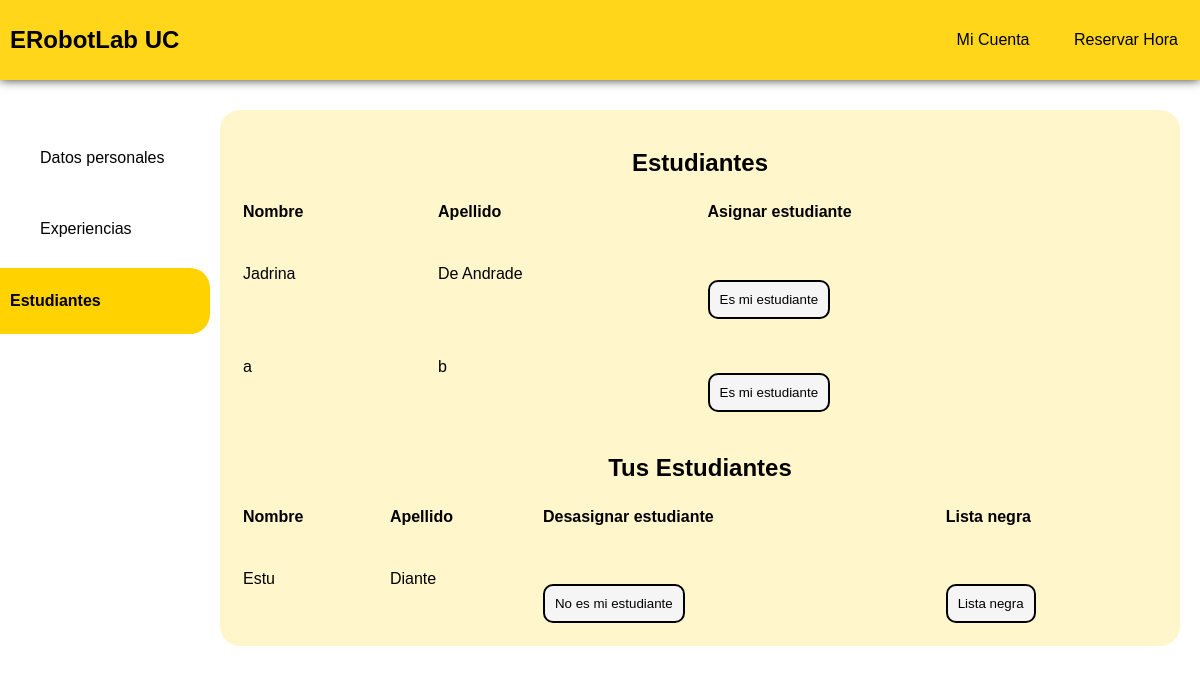
Before: /cuenta/est (signed in) with the older database file.
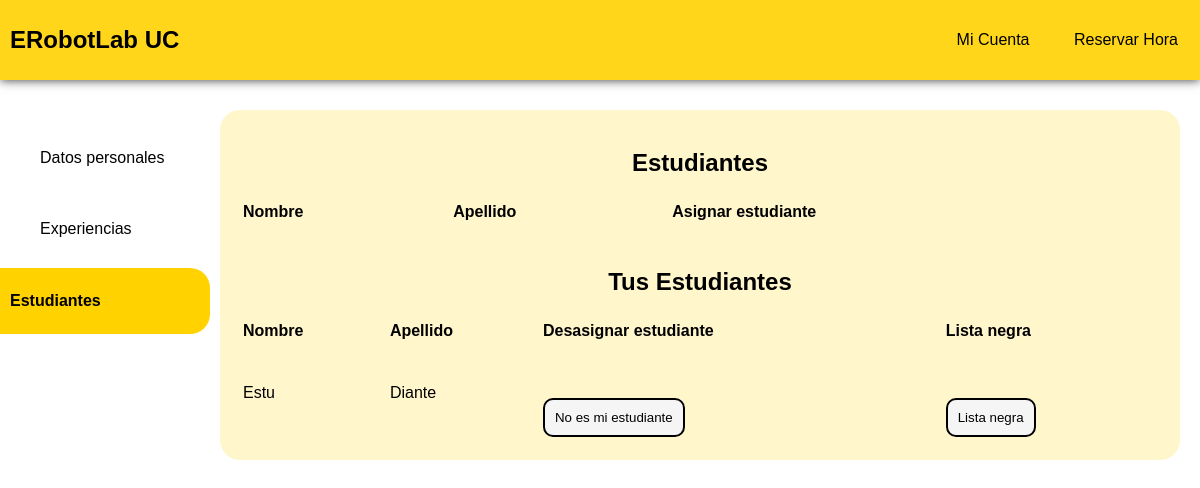
After: the same page with the newer database file.
### tables this page shows
CREATE TABLE usuarios (
    id INTEGER PRIMARY KEY AUTOINCREMENT,
    created TIMESTAMP NOT NULL DEFAULT CURRENT_TIMESTAMP,
    name TEXT NOT NULL,
    lastname TEXT NOT NULL,
    mail TEXT NOT NULL CHECK (LIKE('%@%.cl', mail) OR LIKE('%@%.com', mail)), 
    password TEXT NOT NULL CHECK (length(password) > 5),
    tipo TEXT NOT NULL,
    inst TEXT NOT NULL,
    carrera TEXT NOT NULL,
    robotica BIT NOT NULL,
    blacklist BIT NOT NULL DEFAULT 0
);

### app.py (the view, shortened to what this page needs)
@app.route("/cuenta/est", methods = ('POST', 'GET'))
def estuds():
    if not session:
       return redirect(url_for('index'))
    user_id = session["user_id"]
    conn = get_db_connection()
    estuds = conn.execute('SELECT * FROM usuarios WHERE tipo = ?',
                        ('alumno',)).fetchall()
    conn.close()
    mine = []
    not_mine = []
    for estud in estuds:
        if my_teach(user_id, estud['id']):
            mine.append(estud)
        else:
            not_mine.append(estud)
    return render_template("perfil/estudiantes.html", mine = mine, not_mine = not_mine)

### app.py (called while the page is built)
def get_db_connection():
    conn = sqlite3.connect('database.db')
    conn.row_factory = sqlite3.Row
    return conn

def my_teach(id_prof, id_est):
    conn = get_db_connection()
    is_stud = conn.execute('SELECT * FROM estudiante_de WHERE id_est = ? AND id_prof = ?',
                        (id_est, id_prof)).fetchone()
    conn.close()
    if is_stud is None:
        return False
    return True

### templates/perfil/estudiantes.html (shortened to what this page needs)
<!DOCTYPE html>
<html lang="en">
<head>
<link rel="stylesheet" href="{{ url_for('static', filename = 'css/estilo_perfil.css') }}">
</head>
<body>
<div class="header">
  <nav>
    <a class="inlink" href= "{{ url_for('main') }}"><h1> ERobotLab UC</h1></a>
    <div class="nav-links">
        <a class='link' href="">Mi Cuenta</a>
        <a class='link' href="{{ url_for('res') }}">Reservar Hora</a>
    </div>
  </nav>
</div>
<div id="wrapper">
    <div class="sidenav">
    <a class ="not_current" href="{{ url_for('perfil') }}">Datos personales</a>
    <a class ="not_current" href="{{ url_for('exps') }}">Experiencias</a>
    <a class="current" href="#">Estudiantes</a>
    </div>
    <div class="content">
    <h2>Estudiantes</h2>
    <table>
      <form method = "POST">
      <tr>
        <th> Nombre</th>
        <th>Apellido</th>
        <th>Asignar estudiante</th>
      </tr>
       {% for estud in not_mine %}
        <tr>
          <td>{{estud['name']}}</td>
          <td>{{estud['lastname']}}</td>
          <td><button class='boton' type="submit" name="sid" value="A{{estud['id']}}">Es mi estudiante</button></td>
        </tr>
        {% endfor %}
      </table>
      <h2 style="margin-top: 40px">Tus Estudiantes</h2>
      <table>
        <tr>
          <th> Nombre</th>
          <th>Apellido</th>
          <th>Desasignar estudiante</th>
          <th>Lista negra</th>
        </tr>
        {% for estud in mine %}
        <tr>
          <td>{{estud['name']}}</td>
          <td>{{estud['lastname']}}</td>
          <td><button class='boton' type="submit" name="sid" value="D{{estud['id']}}">No es mi estudiante</button></td>
          {% if estud['blacklist'] %}
           <td><button class='boton' type="submit" name="sid" value="U{{estud['id']}}">Sacar de lista negra</button></td>
          {% else %}
           <td><button class='boton' type="submit" name="sid" value="B{{estud['id']}}">Lista negra</button></td>
          {% endif%}
        </tr>
        {% endfor %}
      </table>
    </div>
</div>
</body>
</html>
</body>
</html>

Changed rows visible on the page:
removed usuarios: name "Jadrina", lastname "De Andrade", shown under "Estudiantes"
removed usuarios: name "a", lastname "b", shown under "Estudiantes"
